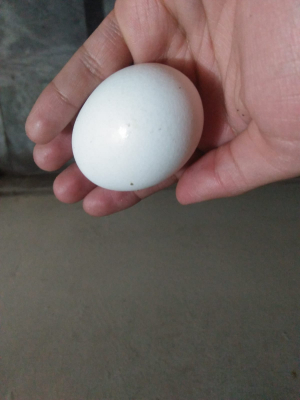
#> input picture data/3_neural_networks/image_01.jpg, 300 x 400 px, found by its file name
$ jupyter execute 2_automating_features.ipynb
#> lines starting #> are read from the running program, lines starting #| are printed output that depends on the picture; after the words box and inside, x2 and y2 are one past the last pixel; in counts of white or black regions, pixels touching at a corner belong together
### utils/image_tools.py
import cv2
import matplotlib.pyplot as plt
from numpy.typing import NDArray
import numpy as np
from ipywidgets import interact, IntSlider

def draw_rectangle(
        image: NDArray,
        rectangle: tuple[int, int, int, int],
        colour: tuple[int, int, int] = (255, 0, 0),
        line_width: int = 2,
) -> None:
    """Draw given rectangle on given image.

    The rectangle is expected to be of format (x_center, y_center, width, height),
    all in pixels.

    """
    x_center, y_center, width, height = rectangle
    cv2.rectangle(image, (x_center, y_center), (x_center + width, y_center + height), colour, line_width)


# [100 lines left out: functions interactive_hsv_tuner, interactive_rgb_tuner, nothing, not called in this run]

def read_image(path: str) -> NDArray:
    """
    Read an image from the given file path.

    Args:
        path (str): Path to the image file.

    Returns:
        NDArray: Loaded image in BGR format.
    """
    return cv2.imread(path)
#> returned value is the input picture: shape (400, 300, 3); mean B, G, R 95.3, 99.3, 111.6

def rgb_to_grayscale(image: NDArray) -> NDArray:
    """
    Convert a BGR image to grayscale.

    Args:
        image (NDArray): Input image in BGR format.

    Returns:
        NDArray: Grayscale image.
    """
    return cv2.cvtColor(image, cv2.COLOR_BGR2GRAY)
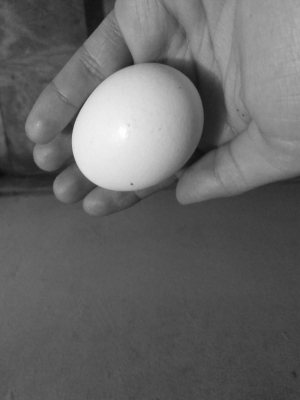
#> returned value: shape (400, 300); min 12, max 255, mean 102.5
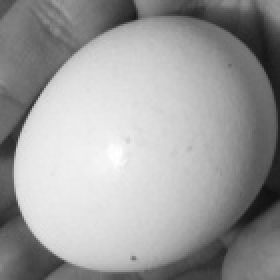
#> input picture data/exercise2/egg_template.jpg, 140 x 140 px, found by its file name (shown 2 times larger)
#> in read_image, returned value is the input picture: shape (140, 140, 3); min 16, max 255, mean 157.3

def show_img_inline(image: NDArray, title: str = "", **kwargs) -> None:
    """
    Show an image inline in Jupyter Notebook using matplotlib.

    Args:
        image (NDArray): Image to display (BGR format).
        title (str, optional): Title for the image. Defaults to "".
    """
#> called with title = ''
    plt.figure(figsize=(6, 6))
    plt.imshow(cv2.cvtColor(image, cv2.COLOR_BGR2RGB), **kwargs)
    plt.title(title)
    plt.axis("off")
    plt.show()

### notebooks/2_automating_features.ipynb
# 2. Automating features

In this notebook we will continue our search for the lost easter eggs. Using hand-crafted features can be very time-consuming, and it may yield poor results. Therefore, we will try and automate feature selection in this notebook.

[cell 1]
import sys
from pathlib import Path

import cv2
import numpy as np

# Add the project root to sys.path
project_root = Path().resolve().parent
sys.path.append(str(project_root))
from utils.image_tools import read_image, show_img_inline, rgb_to_grayscale, draw_rectangle

data_path = project_root / "data" / "2_automating_features"

## Template matching

🕒 Estimated time: 25 minutes

Before, we tried to create features by hand. It can be rather difficult to create features that are able to consistently detect objects. What if we didn't need to tweak the features every time to get an optimal detection? Eggs are rather simple objects, with relatively little variation. So why can't we just use a template, wouldn't that be the best feature-set there is?

Template matching is what the name implies: a template is moved over the image, and the resulting likeness is used as a measure whether or not the object is present at that location.

We have already created a template for you, so run the code below to get started. First, let's visualise the images, so we know what we are working with.

[cell 2]
image_path = str(data_path / "egg" /"image_01.jpg")
template_path = str(data_path / "egg" / "egg_template.jpg")

rgb_image = read_image(image_path)
grayscale_image = rgb_to_grayscale(rgb_image)
template = rgb_to_grayscale(read_image(template_path))

show_img_inline(rgb_image)
show_img_inline(template)

Now we will use the `cv2.matchTemplate`-method to perform the template matching and visualise the output.

[cell 3]
likeness = cv2.matchTemplate(grayscale_image, template, cv2.TM_CCOEFF_NORMED)
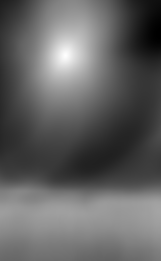
#> likeness: shape (261, 161) float32; min -0.448, max 1, mean 0.114; drawn with min black and max white
show_img_inline(likeness)
#> call 3 of show_img_inline, with title = ''
#> in show_img_inline (call 3), `plt.show()`:
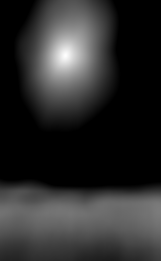
#> shown: shape (261, 161, 3) float32; min 0, max 1, mean 0.175

**Question:** What do you see?

<details>
<summary>answer</summary>
The <code>cv2.matchTemplate</code>-method outputs the likeness between the template and that part of the image for every pixel. So the resulting output can be interpreted as a heatmap, with higher values indicating a higher likeness.
</details>

Now we will apply the threshold and draw the resulting detections on the image.

[cell 4]
threshold = 0.99
drawable_image = rgb_image.copy()

thresholded_likeness = np.where(likeness >= threshold)
#> thresholded_likeness = ([54, 55, 55, 55, 56], [65, 64, 65, 66, 65])

width, height = template.shape[::-1]
#> width = 140; height = 140
for x_center, y_center in zip(*thresholded_likeness[::-1]):
    draw_rectangle(drawable_image, (x_center, y_center, width, height))
#> this loop made 5 passes
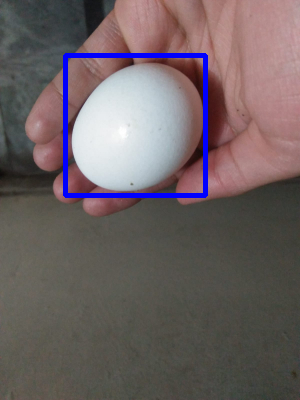
#> drawable_image: shape (400, 300, 3); 2.32% of pixels changed, all inside (x1, y1, x2, y2) = (63, 53, 208, 198)

show_img_inline(drawable_image)

You may have noticed that there are quite a lot of detections, we can use the `cv2.minMacLoc`-method to just get the location of the highest (and lowest) likeness.

[cell 5]
drawable_image = rgb_image.copy()

min_likeness, max_likeness, min_location, max_location = cv2.minMaxLoc(likeness)
#> min_likeness = -0.448; max_likeness = 1; min_location = (159, 34); max_location = (65, 55)
x_center, y_center = max_location
#> x_center = 65; y_center = 55

width, height = template.shape[::-1]
draw_rectangle(drawable_image, (x_center, y_center, width, height), colour=(0, 255, 0))

show_img_inline(drawable_image)
#> in show_img_inline (call 5), `plt.show()`:
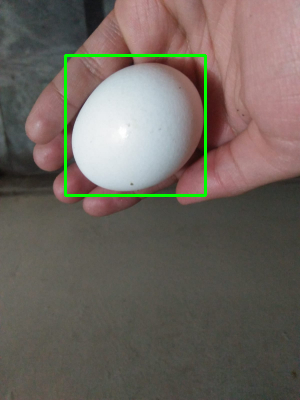
#> shown: shape (400, 300, 3); mean R, G, B 109.9, 101.7, 94.2
max_likeness  # displays the likeness score
#> Out = 1

All right, we have a working detector using template matching. Now let us find all the eggs, for example in the next image (`image_02.jpg`)!

[cell 6]
image_path = str(data_path / "egg" / "image_02.jpg")
template_path = str(data_path / "egg" / "egg_template.jpg")
threshold = 0.99

rgb_image = read_image(image_path)
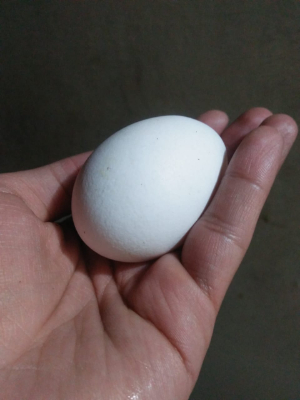
#> input picture data/3_neural_networks/image_02.jpg, 300 x 400 px, found by its file name
#> in read_image, returned value is the input picture: shape (400, 300, 3); mean B, G, R 80.9, 83.2, 95.1
grayscale_image = rgb_to_grayscale(rgb_image)
#> in rgb_to_grayscale (call 3), `return cv2.cvtColor(image, cv2.COLOR_BGR2GRAY)`:
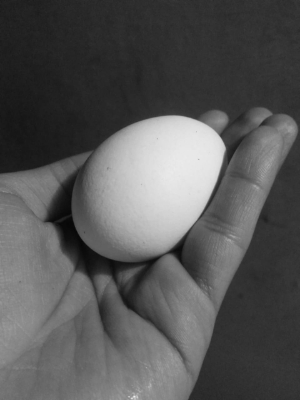
#> returned value: shape (400, 300); min 6, max 236, mean 86.5
drawable_image = rgb_image.copy()
template = rgb_to_grayscale(read_image(template_path))

likeness = cv2.matchTemplate(grayscale_image, template, cv2.TM_CCOEFF_NORMED)
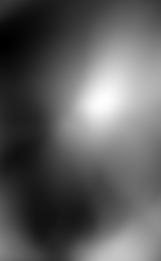
#> likeness: shape (261, 161) float32; min -0.424, max 0.767, mean 0.014; drawn with min black and max white

# Calculate and draw thresholded likeness in blue
thresholded_likeness = np.where(likeness >= threshold)
#> thresholded_likeness = (empty array, empty array)
width, height = template.shape[::-1]
for x_center, y_center in zip(*thresholded_likeness[::-1]):
    draw_rectangle(drawable_image, (x_center, y_center, width, height))
#> this loop made 0 passes

show_img_inline(drawable_image)

Erm, it seems that we did not detect any eggs.

**Question:** What could be the cause of this?

<details>
<summary>answer</summary>
The threshold is too high. Seeing as the template was taken from the previous image and not this one, a likeness of 0.99 may be too much.

So, retry with different thresholds to get the detection to work again.
</details>

With some changes we still got a detection, but it seems the detection does not line up perfectly with the egg.

**Question:** Why is that?

<details>
<summary>answer</summary>
Template matching only finds the optimal location where the template has the highest likeness to the pixels in the image. The width and height of the detection are the width and height of the template.
</details>

Now change the image to `image_03.jpg` and see how the different eggs are detected. Try to detect all eggs.

**Question:** Why are some eggs detected more easily compared to others?

hint: Take a look at the template itself.

<details>
<summary>answer</summary>
Template matching simply tries to match a template to a part of the image. If the object is rotated or scaled, template matching can struggle. There are some methods to make template matching a bit more robust to this kind of variation, but it is a fundamental shortcoming of this method.
</details>

Next, change the image to `image_04.jpg` and try to detect the egg.

**Question:** Did you succeed in detecting (only) the egg, why is that?

<details>
<summary>answer</summary>
Template matching requires the object in the image to be highly similar to the template. If it is not (because of lighting, perspective, size, shape, occlusion etc.) this method may not work at all.

So, template matching is very easy (and very fast!), making it ideal in some situations. However, today we need our top-of-the-line detection methods, because we need to find all the easter eggs. So let's get a move on!
</details>

Finally, try using `image_05.jpg` and see what happens.

**Question:** What happened when we performed template matching with the non-egg image?

<details>
<summary>answer</summary>
The golf ball was identified as an egg. We call this a "false positive", meaning something is detected even though it is not. We can also have "false negatives", meaning that we did not detect an object even though it does exist. These are the two ways in which detections fail. The cost of a false positive may be different from the cost of a false negative.

For example, we may want to build a detector that finds all the eggs. In that case, we want to minimize the false negatives more than the false positives (finding a free golf ball is not bad either).
</details>

## Haar cascade classifiers

🕒 Estimated time: 15 minutes

We have concluded earlier that hand-crafing features is time consuming and difficult, and sadly template matching was no silver bullet either. Luckily, we can automatically determine which features are relevant if we want to detect a specific object.

One method is called "Haar cascade classifier". This method takes a large number of features (e.g. 6000 unique features), and learns which features are relevant to detecting an object. Now all we need to do is apply all features to our image on a sliding window. This is rather time-consuming, so the Haar cascade classifier not only learns which features are important, but also their relative importance. The features are grouped into stages, sorted by their importance. The most important features are applied first, and if they determine no object is present the algorithm moves on to the next location. If the first features determine there may be an object however, the next stage is applied, and so on.
Haar cascade classifiers are able to detect more complex objects compared to template matching. Cats are very diverse (colour, shape etc.), so using a template would not work.

Let's see how easy it is to use such classifiers using OpenCV.

We have already selected an image, so let's run the next cell.

[cell 7]
image_path = str(data_path / "cat" / "image_01.jpg")

rgb_image = read_image(image_path)
grayscale_image = rgb_to_grayscale(rgb_image)

show_img_inline(rgb_image)

We are still building a detector to look for our easter eggs. But wait, what is that?! We have a competitor in our midst, oh no! Mr. Cat McCatface is also looking for the eggs, and he does not look friendly. It is best to stay out of his way, so let us try to detect him (and his kin) as well.

OpenCV supplies pre-trained cascade classifiers, and luckily for us there is one for cat faces as well. Run the next cell to see if it works.

[cell 8]
classifier_path = f"{cv2.data.haarcascades}haarcascade_frontalcatface.xml"
# all available classifiers: https://github.com/opencv/opencv/tree/master/data/haarcascades

cascade_classifier = cv2.CascadeClassifier(classifier_path)

detections = cascade_classifier.detectMultiScale(grayscale_image)
#> detections = ()

drawable_image = rgb_image.copy()
for detection in detections:
    draw_rectangle(drawable_image, detection)

show_img_inline(drawable_image)

Luckily our classifier works well. What a relief! We do need to make sure it works robustly, so we must dig a little deeper before we can continue our search for the eggs.

Try the classifier on the other images in the `/data/2_automating_features/cat`-directory and determine on which images the classifier performs well and where it struggles.

[cell 9]
image_path = str(data_path / "cat" / "image_02.jpg")

rgb_image = read_image(image_path)
grayscale_image = rgb_to_grayscale(rgb_image)
drawable_image = rgb_image.copy()

cascade_classifier = cv2.CascadeClassifier(f"{cv2.data.haarcascades}haarcascade_frontalcatface_extended.xml")

detections = cascade_classifier.detectMultiScale(grayscale_image)
for detection in detections:
    draw_rectangle(drawable_image, detection)

show_img_inline(drawable_image)
